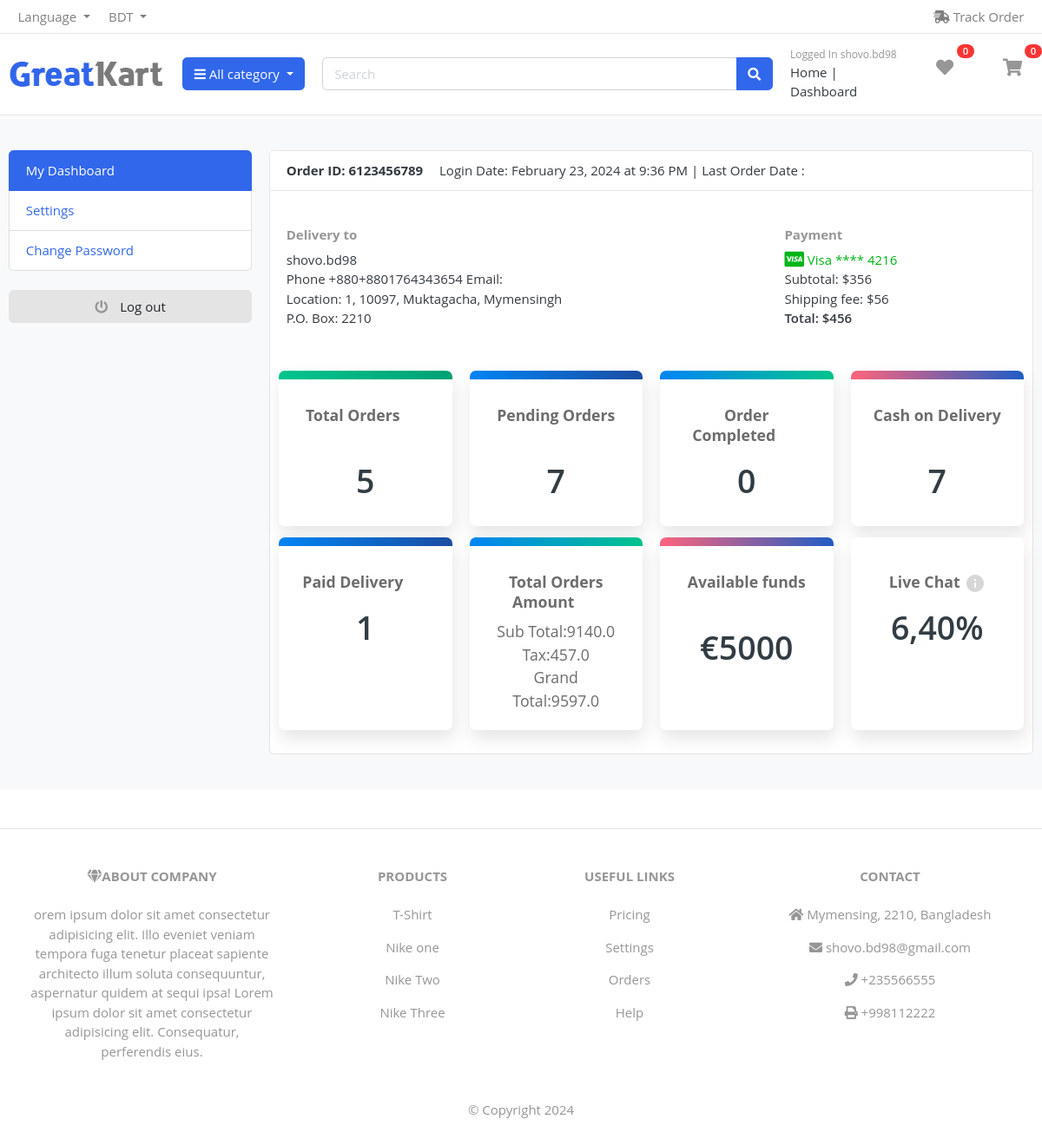
Before: /auth/user_dashboard/ (signed in) with the older database file.
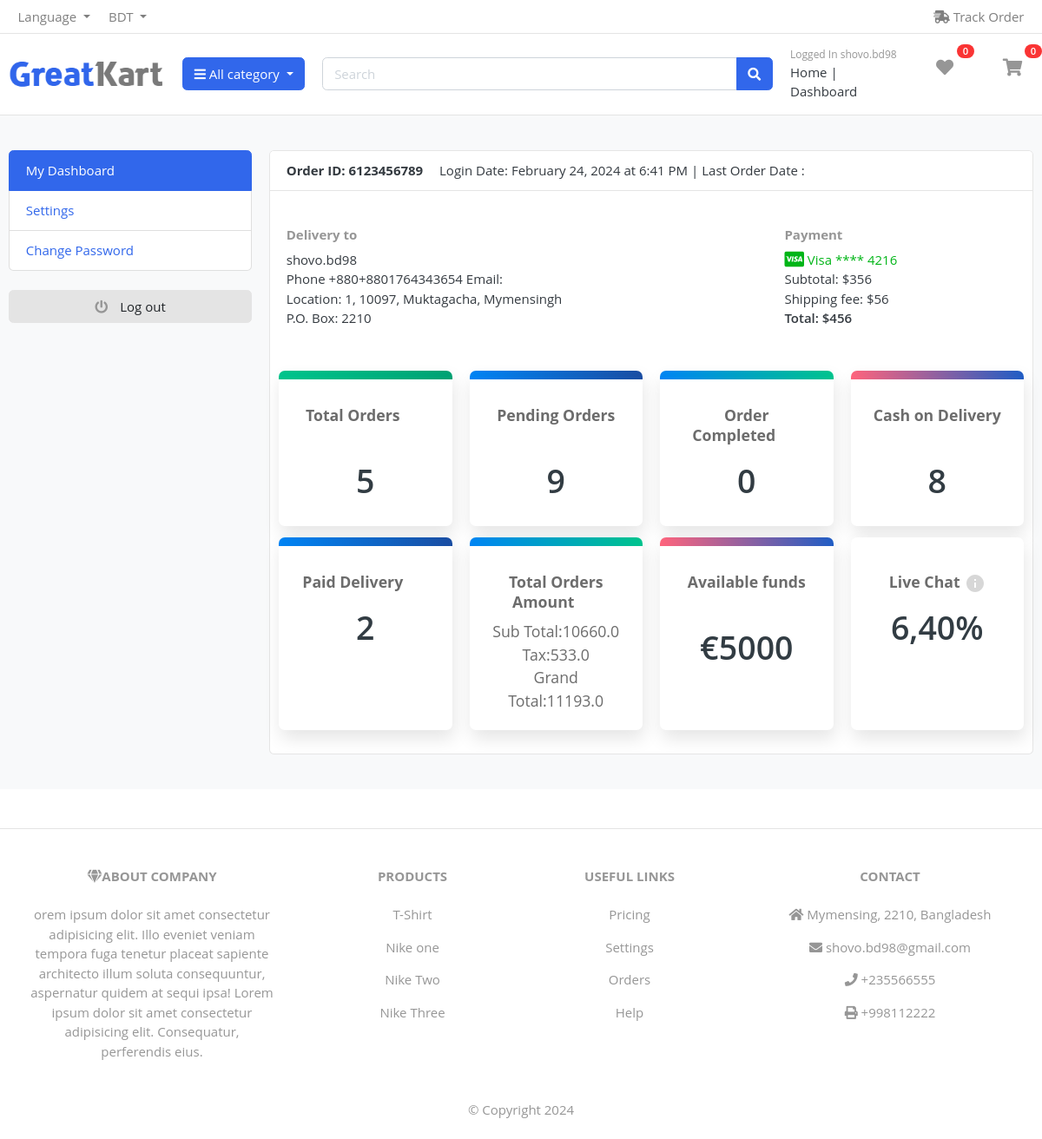
After: the same page with the newer database file.
### user_auth/models/user.py (models this page shows, shortened)
class User(AbstractBaseUser, PermissionsMixin):
    ADMIN = 1
    CUSTOMER = 2
    MALE = 1
    FEMALE = 2
    GOOGLE_SIGNUP=1
    GITHUB_SIGNUP=2
    FACEBOOK_SIGNUP=3
    SITE_SIGNUP =4
    ROLE_CHOOSED    =   ((ADMIN, 'admin'),(CUSTOMER, 'customer'),)
    GENDER_CHOOSED  =   ((MALE, 'male'),(FEMALE, 'female'))
    SIGNUP_PLATFORM =   ((GOOGLE_SIGNUP,'Login from Google'),(GITHUB_SIGNUP, 'Login from Github'),(FACEBOOK_SIGNUP,'Login from Facebook'),(SITE_SIGNUP,'Login'),)
    first_name      =   models.CharField(max_length=50, null=True, blank=True)
    last_name       =   models.CharField(max_length=50, null=True, blank=True)
    username        =   models.CharField(max_length=50, unique=True)
    email           =   models.EmailField(max_length=100, unique=True)
    role            =   models.PositiveSmallIntegerField(choices=ROLE_CHOOSED,
                                                                              blank=True, null=True)
    gender_choosed  =   models.PositiveSmallIntegerField(choices=GENDER_CHOOSED,
                                                                              blank=True, null=True)
    sign_up_platform=   models.PositiveSmallIntegerField(choices=SIGNUP_PLATFORM,
                                                                              blank=True, null=True)
    date_joined     =   models.DateTimeField(auto_now_add=True)
    last_login      =   models.DateTimeField(auto_now_add=True)
    created_date    =   models.DateTimeField(auto_now_add=True)
    modify_date     =   models.DateTimeField(auto_now=True)
    is_admin        =   models.BooleanField(default=False)
    is_staff        =   models.BooleanField(default=False)
    is_active       =   models.BooleanField(default=False)
    is_superuser    =   models.BooleanField(default=False)
    USERNAME_FIELD  =   'email'
    objects         =  UserManager()

### user_auth/views/dashboard/user_dashboard.py (the view)
# urls.py: path('user_dashboard/', user_dashboard, name='user_dashboard'),
def user_dashboard(request):
    if request.user.is_authenticated:
        current_user = request.user
        date = datetime.date.today()
        today = now().date()
        user_address = User_Address.objects.get(user=current_user)
        total_orders = Order.objects.filter(user=current_user, is_ordered=True).count()
        pending_count = Order.objects.filter(status='Pending').count()
        completed_count = Order.objects.filter(status='Completed').count()
        payment_status = Order.objects.filter(payment_status='Cash_on_delivery').count()
        paid_status = Order.objects.filter(payment_status='Paid').count()
        grand_total_amount = Order.objects.aggregate(grand_total_amount=Sum('grand_total'))['grand_total_amount']
        tax = Order.objects.aggregate(tax=Sum('tax'))['tax']
        order_total=Order.objects.aggregate(order_total=Sum('order_total'))['order_total']
        ip_address = ip_address = get_client_ip(request)
        print("ip_address___________",ip_address)
        return render(request,'dashboard/user_dashboard.html', locals())
    else:
        return HttpResponse("not login")

### cart/templatetags/cart_tag.py (called while the page is built)
@register.filter
def cart_total(user):
    cart_total_item = Cart_Item.objects.filter(cart__user=user, cart__is_paid=False)
    return cart_total_item.count()

@register.filter
def wish_list_total(user):
    wishlist_total_item = Wish_List.objects.filter(user=user, is_added=True)
    return wishlist_total_item.count()

### product_categories/views/brand_context_processor.py (called while the page is built)
def brands(request):
    brand_name = Product_Brand.objects.all()
    return {'brand_name': brand_name}

### product_categories/views/category_context_processors.py (called while the page is built)
def categories(request):
    category_name = Product_Categories.objects.all()
    return {'category_name' : category_name}

### products/models/products_model.py (called while the page is built)
    def __str__(self) -> str:
        return self.product_name

### system_setting/models/contact.py (called while the page is built)
    def __str__(self) -> str:
        return self.country_name

### system_setting/views/contact_and_details.py (called while the page is built)
def contact_and_details(request):
    get_contact = Contact.objects.first()
    get_product = Products.objects.all()[:4]
    print(get_contact)
    return {'get_contact': get_contact, 'get_product':get_product,}

### user_auth/views/dashboard/user_dashboard.py (called while the page is built, shortened)
def get_client_ip(request):
    remote_address = request.META.get('REMOTE_ADDR')
    ip = remote_address
    x_forwarded_for = request.META.get('HTTP_X_FORWARDED_FOR')
    return ip

### templates/dashboard/user_dashboard.html (shortened to what this page needs)
{% extends 'base/base.html' %}
{% load static %}
{% block headers %}
{% include 'include/main_include_file.html' %}
{% endblock headers %}
{% block body %}
<section class="section-conten padding-y bg">
    <div class="container">
        <div class="row">
        {% include "dashboard/user_options.html" %}
        <main class="col-md-9">
            <article class="card">
            <header class="card-header">
                <strong class="d-inline-block mr-3">Order ID: 6123456789</strong>
                <span>Login Date: {{ user.last_login|date:"F j, Y" }} at {{ user.last_login|time:"g:i A" }}</span> |
                <span>Last Order Date : {{get_order.created}} </span>
            </header>
            {% include "dashboard/show_address.html" %}
            {% include "include/dashboard_functions.html" %}
    </div>
    </section>
{% include "include/footer.html" %}
{% endblock body %}

### templates/include/user_loged_header.html (shortened to what this page needs)
{% load static %}
{% load cart_tag %}
<section class="header-main border-bottom">
	<div class="container">
<div class="row align-items-center">
	<div class="col-lg-2 col-md-3 col-6">
		<a href="{% url 'index' %}" class="brand-wrap">
			<img class="logo" src="{% static 'images/logo.png' %}" >
		</a>
	</div>
	<div class="col-lg col-sm col-md col-6 flex-grow-0">
		<div class="category-wrap dropdown d-inline-block float-right">
			<button type="button" class="btn btn-primary dropdown-toggle" data-toggle="dropdown">
				<i class="fa fa-bars"></i> All category
			</button>
		</div>
	</div>
	<div class="col-lg  col-md-6 col-sm-12 col">
		<form action="#" class="search">
			<div class="input-group w-100">
			    <input type="text" class="form-control" style="width:60%;" placeholder="Search">
			    <div class="input-group-append">
			      <button class="btn btn-primary" type="submit">
			        <i class="fa fa-search"></i>
			      </button>
			    </div>
		    </div>
		</form>
	</div>
	<div class="col-lg-3 col-sm-6 col-8 order-2 order-lg-3">
				<div class="d-flex justify-content-end mb-3 mb-lg-0">
					<div class="widget-header">
						<small class="title text-muted">Logged In  {{user.username}} </small>
						<div>
							<a href="{% url 'index' %}"  >Home</a> <span class="dark-transp"> | </span>
							<a href="{% url 'myaccount' %}"  > Dashboard</a>
						</div>
					</div>
					<a href="{% url 'view_wish_list' %}" class="widget-header pl-3 ml-2">
						<div class="icon icon-sm "><i class="fa fa-heart"></i></div>
						<span class="badge badge-pill badge-danger notify">{{ request.user | wish_list_total }}</span>
					</a>
					<a href="{% url 'cart_view' %}" class="widget-header pl-3 ml-3">
						<div class="icon icon-sm "><i class="fa fa-shopping-cart"></i></div>
						<span class="badge badge-pill badge-danger notify">{{ request.user | cart_total }}</span>
					</a>
				</div>
			</div>
</div>
	</div>
</section>

Changed rows visible on the page:
changed User "shovo.bd98": last_login "February 23, 2024" → "February 24, 2024"; last_login "9:36 PM" → "6:41 PM"
Other visible differences:
{{ pending_count }}: "7" → "9"
{{ payment_status }}: "7" → "8"
{{ paid_status }}: "1" → "2"
{{ order_total }}: "9140.0" → "10660.0"
{{ tax }}: "457.0" → "533.0"
{{ grand_total_amount }}: "9597.0" → "11193.0"
